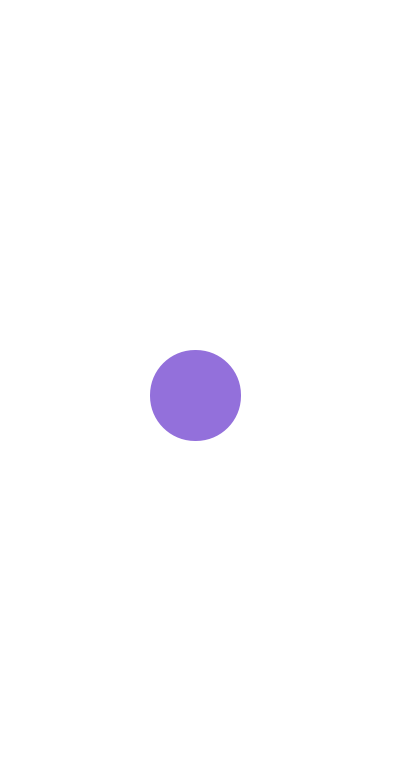
<?xml version="1.0" encoding="UTF-8"?>
<ui version="4.0">
 <class>Widget</class>
 <widget class="QWidget" name="Widget">
  <property name="enabled">
   <bool>true</bool>
  </property>
  <property name="geometry">
   <rect>
    <x>0</x>
    <y>0</y>
    <width>406</width>
    <height>784</height>
   </rect>
  </property>
  <property name="font">
   <font>
    <kerning>false</kerning>
   </font>
  </property>
  <property name="mouseTracking">
   <bool>false</bool>
  </property>
  <property name="windowTitle">
   <string>Старт</string>
  </property>
  <property name="styleSheet">
   <string notr="true">background-color: rgb(255, 255, 255);</string>
  </property>
  <widget class="QPushButton" name="pushButton">
   <property name="geometry">
    <rect>
     <x>150</x>
     <y>350</y>
     <width>91</width>
     <height>91</height>
    </rect>
   </property>
   <property name="mouseTracking">
    <bool>false</bool>
   </property>
   <property name="autoFillBackground">
    <bool>false</bool>
   </property>
   <property name="styleSheet">
    <string notr="true">border-radius:  45px;
font: 15pt &quot;STXihei&quot;;
    color: white;
    transition: .2s linear;
    background: #9370DB;
 box-shadow: 0 0 0 2px white, 0 0 0 4px #3C82F8;</string>
   </property>
   <property name="text">
    <string/>
   </property>
   <property name="icon">
    <iconset>
     <normaloff>../../../Downloads/play.png</normaloff>../../../Downloads/play.png</iconset>
   </property>
   <property name="autoDefault">
    <bool>true</bool>
   </property>
   <property name="default">
    <bool>false</bool>
   </property>
   <property name="flat">
    <bool>false</bool>
   </property>
  </widget>
 </widget>
 <resources/>
 <connections/>
</ui>
